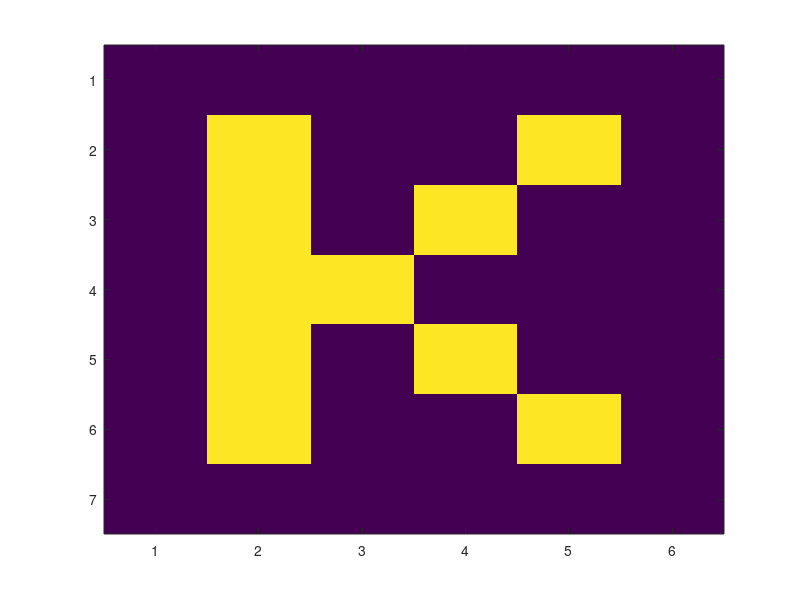

MATLAB code for this plot:
literaL = [ 
-1 -1 -1 -1 -1 -1;
-1  1 -1 -1 -1 -1;
-1  1 -1 -1 -1 -1;  
-1  1 -1 -1 -1 -1;
-1  1 -1 -1 -1 -1;
-1  1  1  1  1 -1;
-1 -1 -1 -1 -1 -1
];


literaI = [ 
-1 -1 -1 -1 -1 -1;
-1 -1  1 -1 -1 -1;
-1 -1  1 -1 -1 -1;  
-1 -1  1 -1 -1 -1;
-1 -1  1 -1 -1 -1;
-1 -1  1 -1 -1 -1;
-1 -1 -1 -1 -1 -1
];


literaE = [ 
-1 -1 -1 -1 -1 -1;
-1  1  1  1  1 -1;
-1  1 -1 -1 -1 -1;  
-1  1  1  1 -1 -1;
-1  1 -1 -1 -1 -1;
-1  1  1  1  1 -1;
-1 -1 -1 -1 -1 -1
];


literaF = [ 
-1 -1 -1 -1 -1 -1;
-1  1  1  1  1 -1;
-1  1 -1 -1 -1 -1;  
-1  1  1  1 -1 -1;
-1  1 -1 -1 -1 -1;
-1  1 -1 -1 -1 -1;
-1 -1 -1 -1 -1 -1
];


literaB = [ 
-1 -1 -1 -1 -1 -1;
-1  1  1  1  1 -1;
-1  1 -1 -1  1 -1;  
-1  1  1  1  1 -1;
-1  1 -1 -1  1 -1;
-1  1  1  1  1 -1;
-1 -1 -1 -1 -1 -1
];

literaC = [ 
-1 -1 -1 -1 -1 -1;
-1  1  1  1  1 -1;
-1  1 -1 -1 -1 -1;  
-1  1 -1 -1 -1 -1;
-1  1 -1 -1 -1 -1;
-1  1  1  1  1 -1;
-1 -1 -1 -1 -1 -1
];


literaG = [ 
-1 -1 -1 -1 -1 -1;
-1  1  1  1  1 -1;
-1  1 -1 -1 -1 -1;  
-1  1 -1  1  1 -1;
-1  1 -1 -1  1 -1;
-1  1  1  1  1 -1;
-1 -1 -1 -1 -1 -1
];


literaH = [ 
-1 -1 -1 -1 -1 -1;
-1  1 -1 -1  1 -1;
-1  1 -1 -1  1 -1;  
-1  1  1  1  1 -1;
-1  1 -1 -1  1 -1;
-1  1 -1 -1  1 -1;
-1 -1 -1 -1 -1 -1
];

literaJ = [ 
-1 -1 -1 -1 -1 -1;
-1 -1 -1 -1  1 -1;
-1 -1 -1 -1  1 -1;  
-1 -1 -1 -1  1 -1;
-1 -1  1 -1  1 -1;
-1 -1  1  1  1 -1;
-1 -1 -1 -1 -1 -1
];


literaK = [ 
-1 -1 -1 -1 -1 -1;
-1  1 -1 -1  1 -1;
-1  1 -1  1 -1 -1;  
-1  1  1 -1 -1 -1;
-1  1 -1  1 -1 -1;
-1  1 -1 -1  1 -1;
-1 -1 -1 -1 -1 -1
];


% I I uciete 
literaDoTestow = [ 
-1 -1 -1 -1 -1 -1;
-1  1 -1 -1  1 -1;
-1  1 -1 -1  1 -1;  
-1  1 -1 -1  1 -1;
-1  1 -1 -1  1 -1;
-1  1 -1 -1  1 -1;
-1 -1 -1 -1 -1 -1
];


imagesc(literaK)